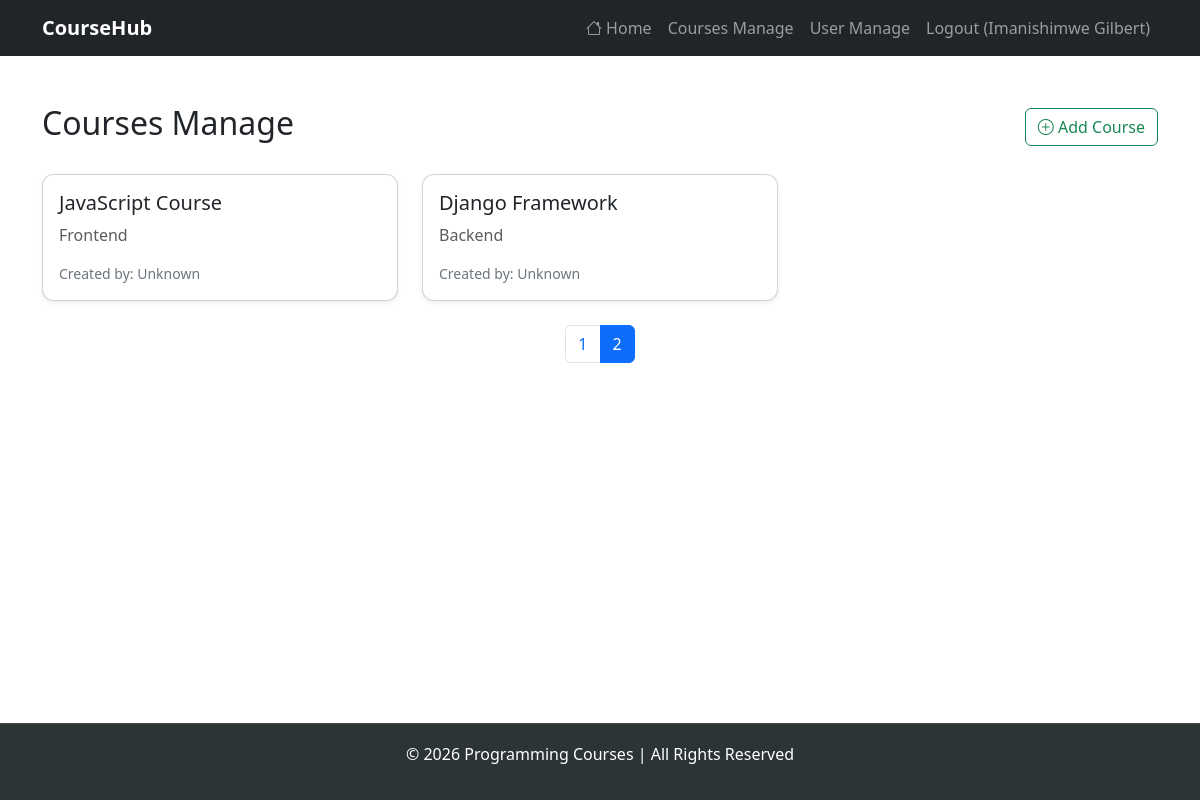
The app's page /Elearning2/admin/admin_dashboard.php?page=2 (signed in) with its own data.
### tables this page shows
CREATE TABLE `courses` (
  `id` int(11) NOT NULL,
  `name` varchar(255) NOT NULL,
  `description` text NOT NULL,
  `category` varchar(50) DEFAULT NULL,
  `youtube_link` varchar(255) DEFAULT NULL,
  `image_url` varchar(255) NOT NULL,
  `created_by` int(11) DEFAULT NULL,
  `created_at` timestamp NOT NULL DEFAULT current_timestamp()
);

### Elearning2/admin/admin_dashboard.php (the view, shortened to what this page needs)
<?php
require '../connection/db.php';
$limit = 5;
$page = intval($_GET['page'] ?? 1);
$start = ($page - 1) * $limit;
$totalResult = $conn->query("SELECT COUNT(*) AS total FROM courses");
$totalRow = $totalResult->fetch_assoc();
$totalCourses = $totalRow['total'];
$totalPages = ceil($totalCourses / $limit);
$sql = "SELECT courses.*, users.full_name AS creator
        FROM courses
        LEFT JOIN users ON courses.created_by = users.id
        ORDER BY created_at DESC
        LIMIT ?, ?";
$stmt = $conn->prepare($sql);
$stmt->bind_param("ii", $start, $limit);
$stmt->execute();
$result = $stmt->get_result();
?>
<!DOCTYPE html>
<html lang="en">
<head>
    <link href="https://cdn.jsdelivr.net/npm/bootstrap@5.3.2/dist/css/bootstrap.min.css" rel="stylesheet">
    <link rel="stylesheet" href="https://cdn.jsdelivr.net/npm/bootstrap-icons@1.11.1/font/bootstrap-icons.css">
</head>
<body>
    <?php include '../headers/header.php'; ?>
    <div class="container mt-5">
        <div class="d-flex justify-content-between align-items-center mb-4">
            <h2>Courses Manage</h2>
            <button class="btn btn-outline-success" data-bs-toggle="modal" data-bs-target="#addCourseModal">
                <i class="bi bi-plus-circle"></i> Add Course
            </button>
        </div>
        <div class="row g-4">
            <?php while ($course = $result->fetch_assoc()): ?>
                <div class="col-md-6 col-lg-4">
                    <div class="card h-100 shadow-sm course-card"
                        data-bs-toggle="modal" data-bs-target="#courseModal"
                        data-id="<?= $course['id'] ?>"
                        data-name="<?= htmlspecialchars($course['name']) ?>"
                        data-description="<?= htmlspecialchars($course['description']) ?>"
                        data-category="<?= htmlspecialchars($course['category']) ?>"
                        data-youtube="<?= htmlspecialchars($course['youtube_link']) ?>"
                        data-image="<?= htmlspecialchars($course['image_url']) ?>"
                        data-creator="<?= htmlspecialchars($course['creator'] ?? 'Unknown') ?>"
                        data-created="<?= $course['created_at'] ?>">
                        <div class="card-body d-flex flex-column justify-content-between">
                            <h5 class="card-title"><?= htmlspecialchars($course['name']) ?></h5>
                            <p class="card-text text-muted"><?= htmlspecialchars($course['category']) ?></p>
                            <small class="text-secondary mt-auto">Created by: <?= htmlspecialchars($course['creator'] ?? 'Unknown') ?></small>
                        </div>
                    </div>
                </div>
            <?php endwhile; ?>
        </div>
        <nav class="mt-4">
            <ul class="pagination justify-content-center">
                <?php for ($i = 1; $i <= $totalPages; $i++): ?>
                    <li class="page-item <?= ($i == $page) ? 'active' : '' ?>">
                        <a class="page-link" href="?page=<?= $i ?>"><?= $i ?></a>
                    </li>
                <?php endfor; ?>
            </ul>
        </nav>
    </div>
    <?php include '../headers/footer.php'; ?>
</body>
</html>

### Elearning2/admin/admin_dashboard.php (style rules this page uses)
.course-card { border-radius: 12px; transition: transform 0.2s, box-shadow 0.2s; cursor: pointer; }

### Elearning2/headers/footer.php (style rules this page uses)
html, body { height: 100%; margin: 0; display: flex; flex-direction: column; }

### records on screen
courses: name "JavaScript Course", category "Frontend", creator "Unknown"
courses: name "Django Framework", category "Backend", creator "Unknown"

### other values on screen
$_SESSION['full_name'] "Imanishimwe Gilbert"
